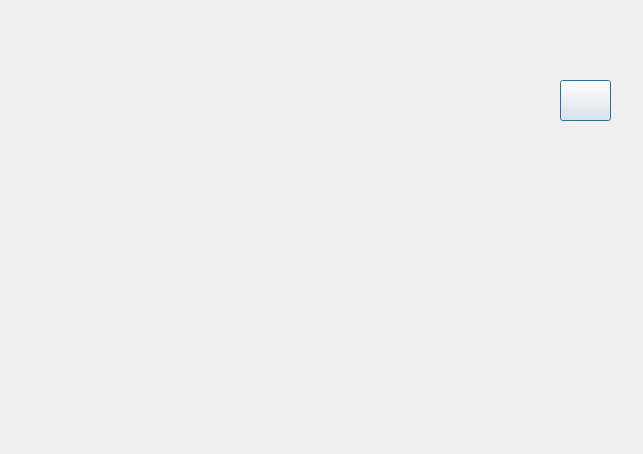
<?xml version="1.0" encoding="UTF-8"?>
<ui version="4.0">
 <class>Bag</class>
 <widget class="QDialog" name="Bag">
  <property name="geometry">
   <rect>
    <x>0</x>
    <y>0</y>
    <width>643</width>
    <height>454</height>
   </rect>
  </property>
  <property name="minimumSize">
   <size>
    <width>643</width>
    <height>454</height>
   </size>
  </property>
  <property name="maximumSize">
   <size>
    <width>643</width>
    <height>454</height>
   </size>
  </property>
  <property name="windowTitle">
   <string>Form</string>
  </property>
  <property name="styleSheet">
   <string notr="true">background-image: url(:/background/elements/list.png);</string>
  </property>
  <widget class="QPushButton" name="backButton">
   <property name="geometry">
    <rect>
     <x>560</x>
     <y>80</y>
     <width>51</width>
     <height>41</height>
    </rect>
   </property>
   <property name="styleSheet">
    <string notr="true">border-image: url(:/icon/elements/close.png);
</string>
   </property>
   <property name="text">
    <string/>
   </property>
  </widget>
  <widget class="QLabel" name="text">
   <property name="geometry">
    <rect>
     <x>47</x>
     <y>80</y>
     <width>501</width>
     <height>31</height>
    </rect>
   </property>
   <property name="styleSheet">
    <string notr="true">background: transparent;
border: none;
font: 24pt &quot;Hannotate SC&quot;;</string>
   </property>
   <property name="text">
    <string/>
   </property>
  </widget>
 </widget>
 <resources/>
 <connections/>
</ui>
